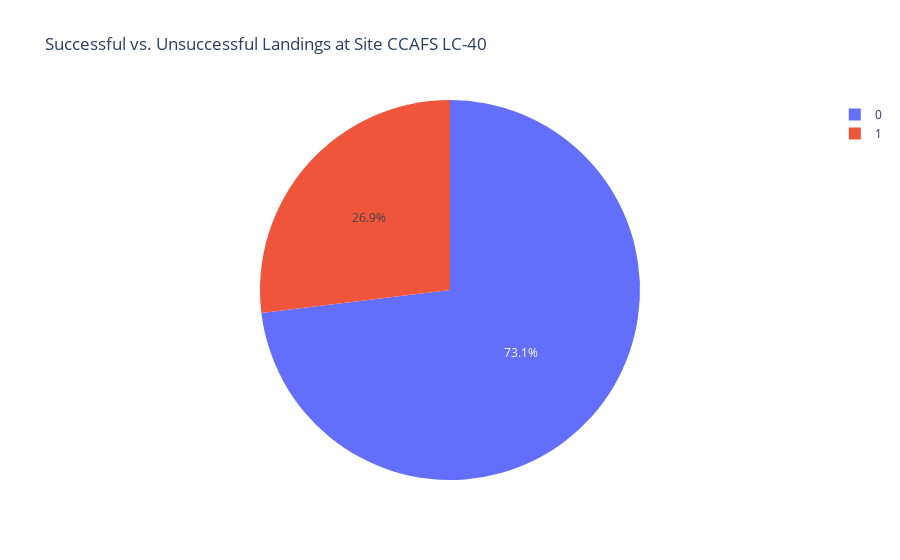

The notebook cell saved with this chart:
### Code cell
px.pie(spacex_df[spacex_df['Launch Site'] == 'CCAFS LC-40'],  
        names='class', labels = {'class': 'Landing success'},
        title='Successful vs. Unsuccessful Landings at Site {}'.format('CCAFS LC-40'))

### Figure 1 — Plotly figure (JSON) as saved in the notebook; plotly's stock layout.template omitted (floating-point values rounded to 4 significant figures)
{"data": [{"domain": {"x": [0, 1], "y": [0, 1]}, "hovertemplate": "Landing success=%{label}<extra></extra>", "labels": [0, 0, 0, 0, 0, 0, 0, 0, 0, 0, 0, 0, 0, 0, 0, 0, 0, 1, 1, 0, 1, 1, 1, 0, 1, 1], "legendgroup": "", "name": "", "showlegend": true, "type": "pie"}], "layout": {"autosize": true, "legend": {"tracegroupgap": 0}, "title": {"text": "Successful vs. Unsuccessful Landings at Site CCAFS LC-40"}}}
